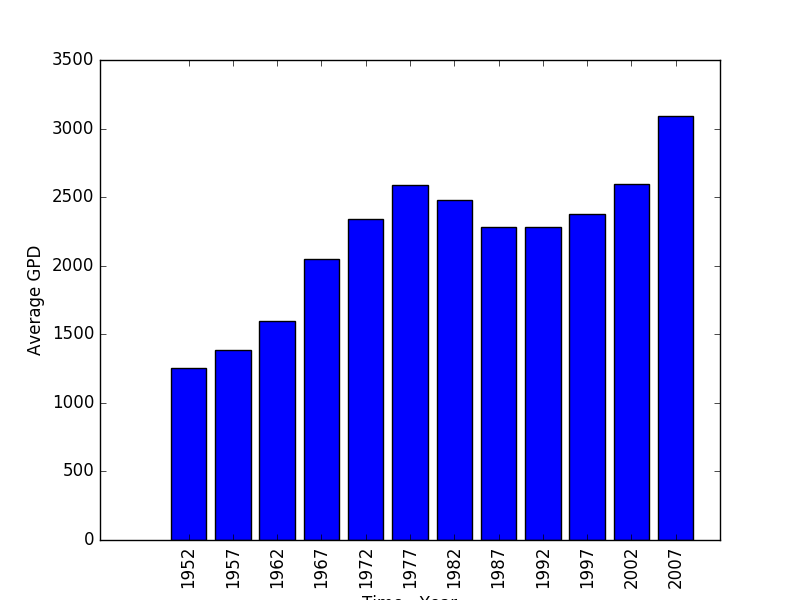

This chart was generated by the following Python code:
import sys
import numpy
import pylab as pl
import pandas as pd

def main ():
	data = pd.read_csv('gapminder_gdp_americas.csv', index_col = 0, header = 0)
	data_mean = data.mean(axis = 0)
	x = ('1952', '1957', '1962', '1967', '1972', '1977', '1982', 
'1987', '1992', '1997', '2002', '2007')
	N = len(x)
	ind = numpy.arange(N)
	average_gpd = data_mean
	width = 0.8
	xlabel = ['1952', '1957', '1962', '1967', '1972', '1977', 
'1982', '1987', '1992', '1997', '2002', '2007']
	pl.bar(ind, average_gpd, width, align = 'center')
	pl.xlabel('Time - Year')
	pl.ylabel('Average GPD')
	pl.xticks(ind, xlabel, rotation = 'vertical')
	pl.savefig('final.png')
	
	

main()

	
